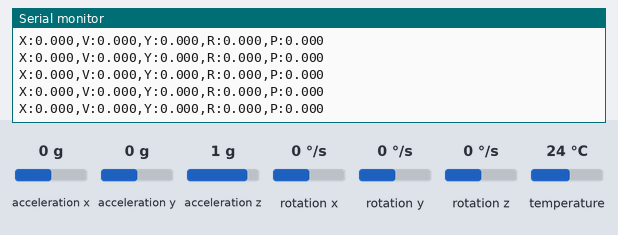
The sketch below on a simulated ESP32. On the bench: the last lines printed to the serial monitor. Inputs (shaded band) come from the test bench; at power-on: acceleration x 0 g, acceleration y 0 g, acceleration z 1 g, rotation x 0 °/s, rotation y 0 °/s, rotation z 0 °/s, temperature 24 °C.

Above: at 2.2 s.
2.3 s: acceleration x set to -1.4 g
At 2.9 s:
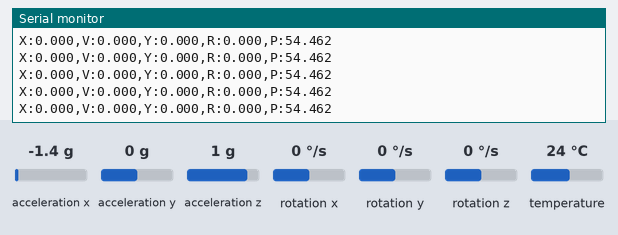
3.8 s: acceleration y set to -1.4 g
At 4.4 s:
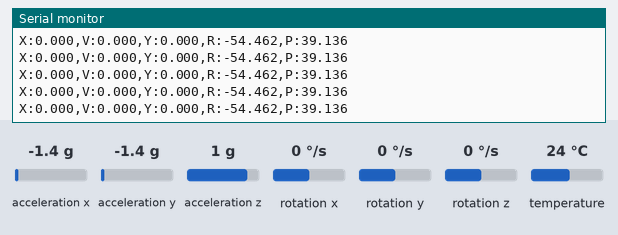
5.3 s: acceleration z set to -1.4 g
At 6.4 s:
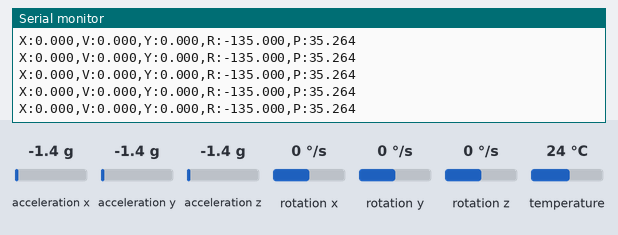
6.8 s: rotation x set to -192 °/s
At 7.3 s:
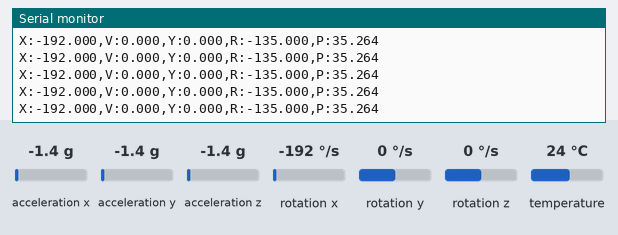
8.3 s: rotation y set to -192 °/s
At 9.1 s:
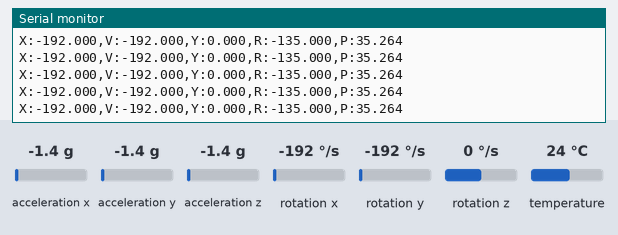
Timing chart, 0 to 10.8 s (numbered marks = the images above; inputs shaded):
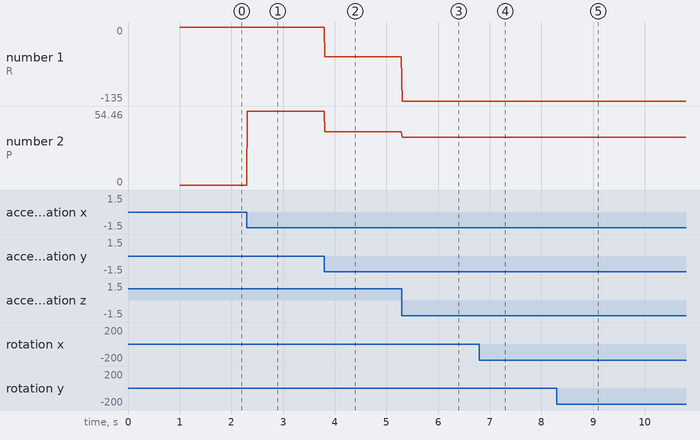

The sketch:

ESP32_MPU6050_Unity.ino
```cpp
#include <Adafruit_MPU6050.h>
#include <Adafruit_Sensor.h>
#include <Wire.h>

Adafruit_MPU6050 mpu;

const int sdaPin = 21;
const int sclPin = 22;
const int sampleDelayMs = 10;
const float gyroDeadZoneDps = 1.5f;
const float tiltDeadZoneDegrees = 3.0f;

void setup() {
  Serial.begin(115200);
  delay(1000);

  Wire.begin(sdaPin, sclPin);

  if (!mpu.begin()) {
    Serial.println("ERR:MPU6050_NOT_FOUND");
    while (true) {
      delay(1000);
    }
  }

  mpu.setAccelerometerRange(MPU6050_RANGE_8_G);
  mpu.setGyroRange(MPU6050_RANGE_500_DEG);
  mpu.setFilterBandwidth(MPU6050_BAND_21_HZ);
}

void loop() {
  sensors_event_t acceleration;
  sensors_event_t gyro;
  sensors_event_t temperature;

  mpu.getEvent(&acceleration, &gyro, &temperature);

  float pitchRateXDps = gyro.gyro.x * 180.0f / PI;
  float pitchRateYDps = gyro.gyro.y * 180.0f / PI;
  float yawRateDps = gyro.gyro.z * 180.0f / PI;
  float rollDegrees = atan2(acceleration.acceleration.y, acceleration.acceleration.z) * 180.0f / PI;
  float pitchDegrees = atan2(
    -acceleration.acceleration.x,
    sqrt(
      acceleration.acceleration.y * acceleration.acceleration.y +
      acceleration.acceleration.z * acceleration.acceleration.z
    )
  ) * 180.0f / PI;

  if (abs(yawRateDps) < gyroDeadZoneDps) {
    yawRateDps = 0.0f;
  }

  if (abs(pitchRateXDps) < gyroDeadZoneDps) {
    pitchRateXDps = 0.0f;
  }

  if (abs(pitchRateYDps) < gyroDeadZoneDps) {
    pitchRateYDps = 0.0f;
  }

  if (abs(rollDegrees) < tiltDeadZoneDegrees) {
    rollDegrees = 0.0f;
  }

  if (abs(pitchDegrees) < tiltDeadZoneDegrees) {
    pitchDegrees = 0.0f;
  }

  Serial.print("X:");
  Serial.print(pitchRateXDps, 3);
  Serial.print(",V:");
  Serial.print(pitchRateYDps, 3);
  Serial.print(",Y:");
  Serial.print(yawRateDps, 3);
  Serial.print(",R:");
  Serial.print(rollDegrees, 3);
  Serial.print(",P:");
  Serial.println(pitchDegrees, 3);

  delay(sampleDelayMs);
}
```

Measured:
- after the input at 2.3 s, the serial monitor: prints a new line at once (image 1)
- after the input at 3.8 s, the serial monitor: prints a new line at once (image 2)
- after the input at 5.3 s, the serial monitor: prints a new line at once (image 3)
- after the input at 6.8 s, the serial monitor: prints a new line at once (image 4)
- after the input at 8.3 s, the serial monitor: prints a new line at once (image 5)
- plotted number 1: 0 → -54.46 after the input at 3.8 s, -54.46 → -135 after the input at 5.3 s
- plotted number 2: 0 → 54.46 after the input at 2.3 s, 54.46 → 39.14 after the input at 3.8 s, 39.14 → 35.26 after the input at 5.3 s
